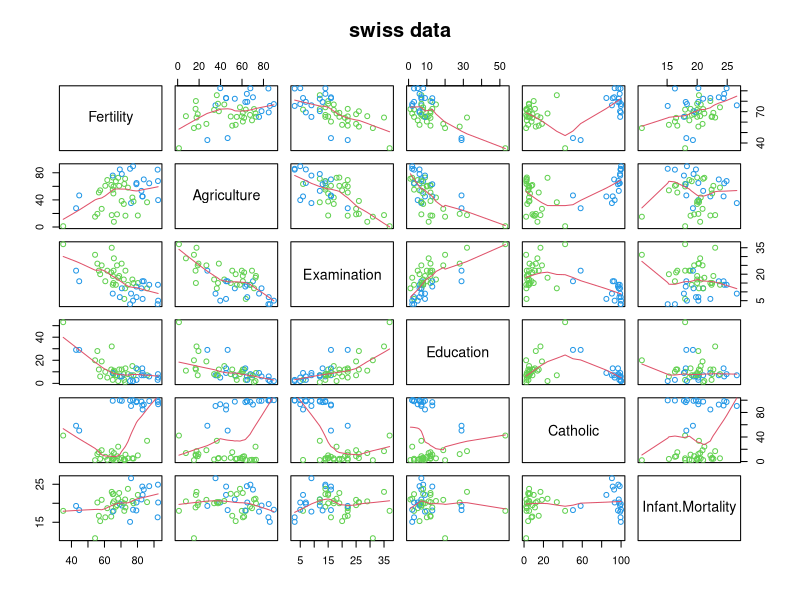

This chart was generated by the following R code:
library("datasets")
require(graphics)

# View(swiss) #New York Air Quality Measurements
# pairs(airquality, panel = panel.smooth, main = "airquality data")

# https://stat.ethz.ch/R-manual/R-devel/library/datasets/html/swiss.html

pairs(swiss, panel = panel.smooth, main = "swiss data",
      col = 3 + (swiss$Catholic > 50))

summary(lm(Fertility ~ . , data = swiss))
